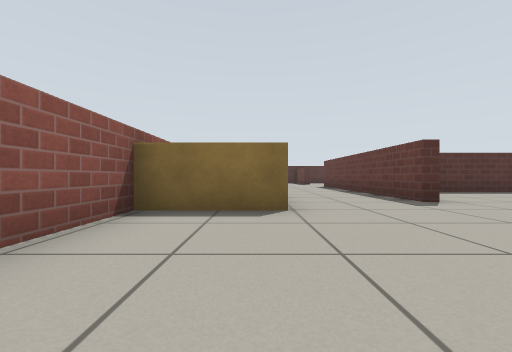
view 1 (above)

19 first-person views from a walk through a Gazebo world. The camera is 0.46 m above the floor, looks level and sees 90° across. The floor is counted in squares, 1 m on a side. Each view is taken from the middle of a square. On the plan, view 1 faces up. The plan holds only what a view shows up to about 9 squares ahead; the rest is blank. Simple patterns stand in for the simulator's built-in surfaces.

view 2
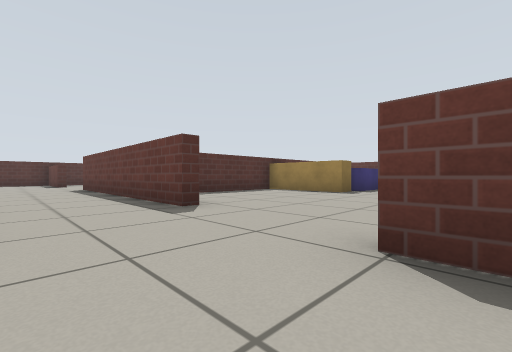

view 3
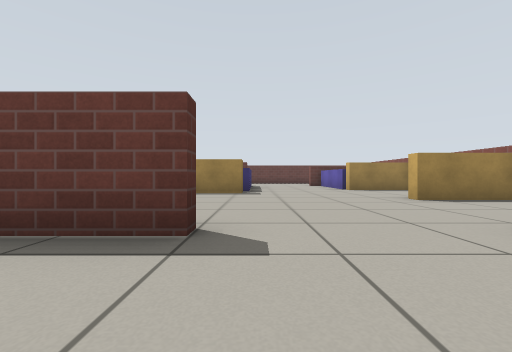

view 4
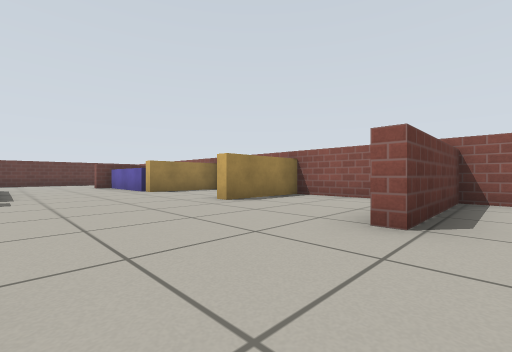

view 5
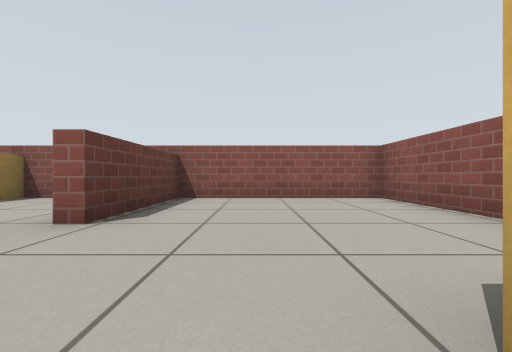

view 6
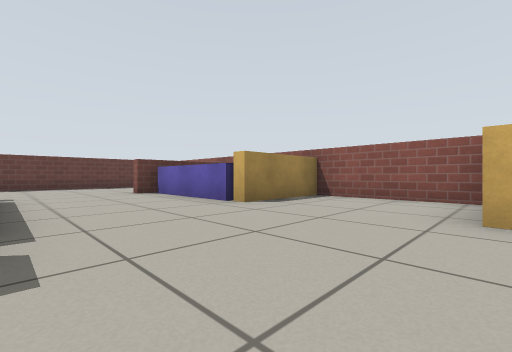

view 7
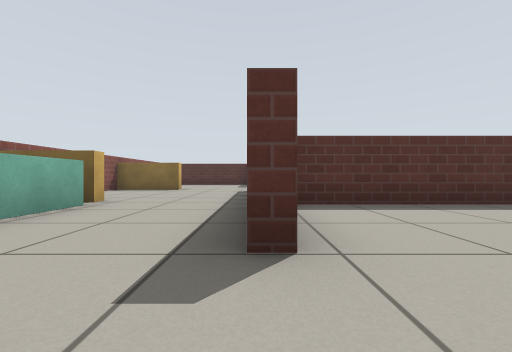

view 8
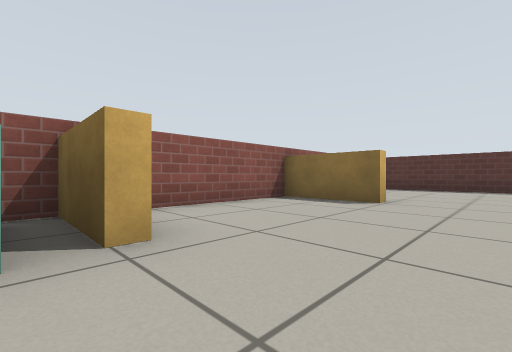

view 9
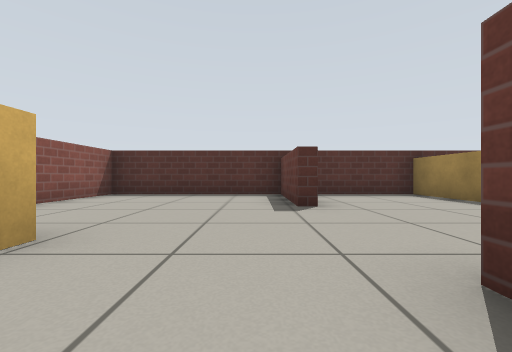

view 10
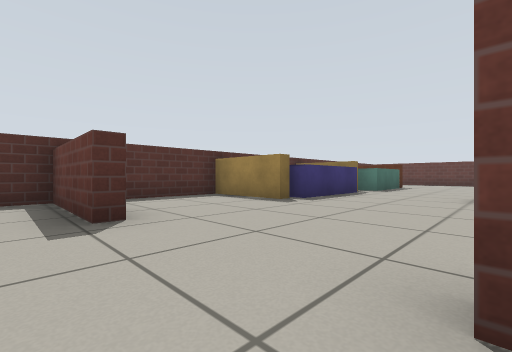

view 11
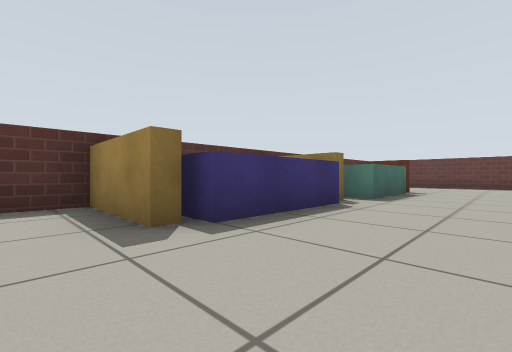

view 12
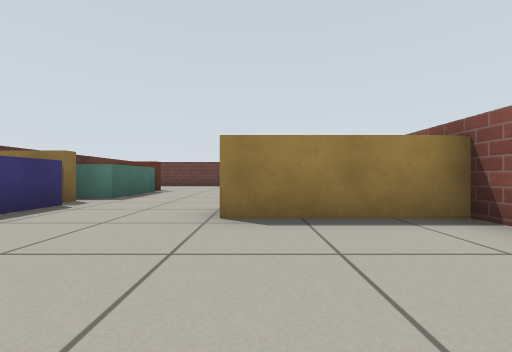

view 13
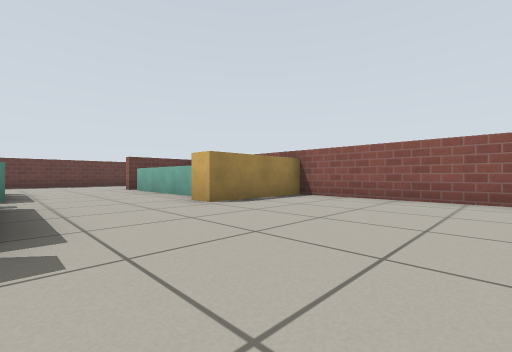

view 14
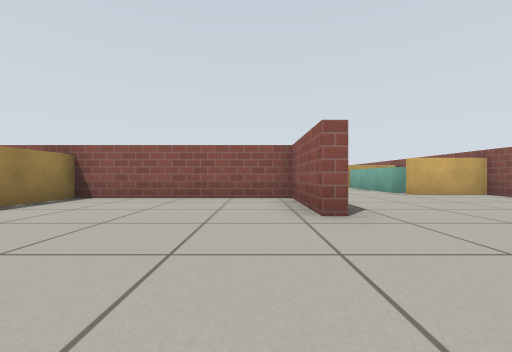

view 15
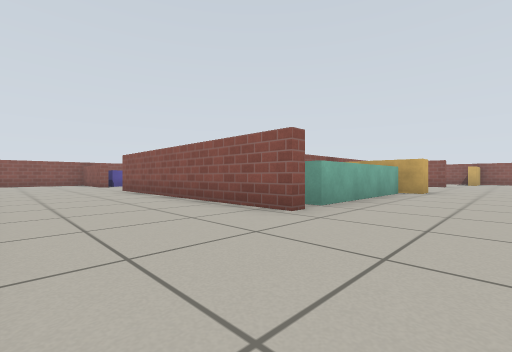

view 16
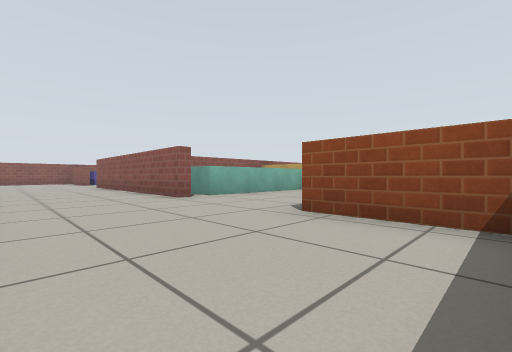

view 17
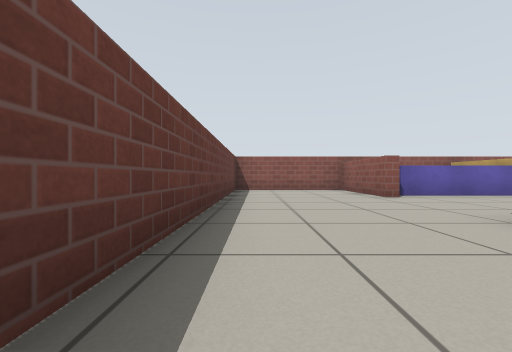

view 18
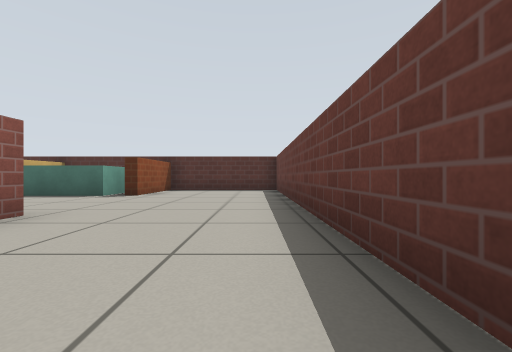

view 19
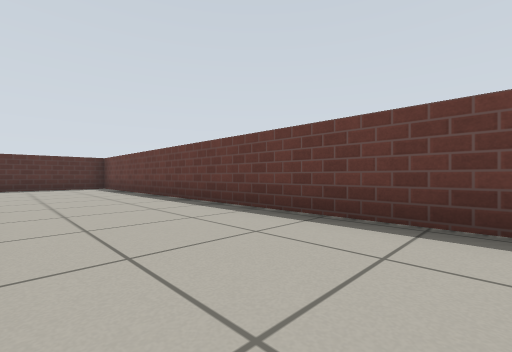

### Floor plan
Points are (right, up) in squares from view 1. A wall is a line through its corners. A room is listed if a view was taken in it or the views show most of it. See-through windows are left out.
Room 1 (views 1, 2, 3, 4, 5, 6, 7, 8, 9, 10)
walls: (2.9, 4.5) (2.9, 11.1); (0.5, 3.4) (-1.6, 3.4) (-1.6, -1.4) (2.6, -1.4) (2.6, 1.6) (3, 1.6); (8.5, 4.5) (7.8, 4.5) (7.8, 7.1) (3.6, 7.1); (0.4, 7) (0.4, 5); (4, -1.4) (5.9, -1.4) (5.9, 1); (6.3, -1.4) (9.3, -1.4) (9.3, 1); (10, 4.2) (8.6, 4.2); (9.8, 1) (12.6, 1); (0.5, 11.5) (-1.6, 11.5) (-1.6, 7.8) (0.2, 7.8) (0.2, 7.5)
ways out: opening at (3, 12.5) to room 2; opening at (12.5, 2.5) to room 3; opening at (1.5, 13) to room 4
Room 2 (views 11, 12, 13, 14)
walls: (8.6, 10.9) (12.5, 10.9); (5.9, 14.2) (5.9, 16.4) (3.5, 16.4); (9.1, 14) (6.5, 14) (6.5, 14.7); (3.2, 11.1) (3.2, 8.7) (7.8, 8.7) (7.8, 11.4) (8.4, 11.4); (12.5, 14) (10.2, 14)
ways out: opening at (3, 12.5) to room 1; opening at (13.5, 12.5) to room 3
Room 3 (views 15, 16, 17, 18, 19)
walls: (13.2, 11) (13.2, 4.4); (12.5, 10.9) (12.5, 10); (13.2, 1.5) (13.2, -1.4) (16.7, -1.4) (16.7, 16.4) (13.2, 16.4) (13.2, 14); (12.5, 15) (12.5, 14)
ways out: opening at (12.5, 2.5) to room 1; opening at (13.5, 12.5) to room 2
Room 4 (no view inside)
walls: (2.6, 13.8) (2.6, 16.4) (-1.6, 16.4) (-1.6, 14.1)
ways out: opening at (1.5, 13) to room 1

Where each view was taken, in squares from view 1:
view 1: 0 up, 0 right, facing up
view 2: 1 up, 1 right, facing up-right
view 3: 4 up, 1 right, facing right
view 4: 4 up, 2 right, facing down-right
view 5: 4 up, 1 right, facing down
view 6: 4 up, 6 right, facing down-right
view 7: 3 up, 3 right, facing up
view 8: 7 up, 2 right, facing up-left
view 9: 10 up, 2 right, facing up
view 10: 11 up, 2 right, facing up-right
view 11: 12 up, 5 right, facing up-right
view 12: 11 up, 5 right, facing right
view 13: 14 up, 4 right, facing down-right
view 14: 14 up, 4 right, facing down
view 15: 13 up, 16 right, facing down-left
view 16: 16 up, 16 right, facing down-left
view 17: 7 up, 16 right, facing down
view 18: 8 up, 16 right, facing up
view 19: 6 up, 14 right, facing up-right
